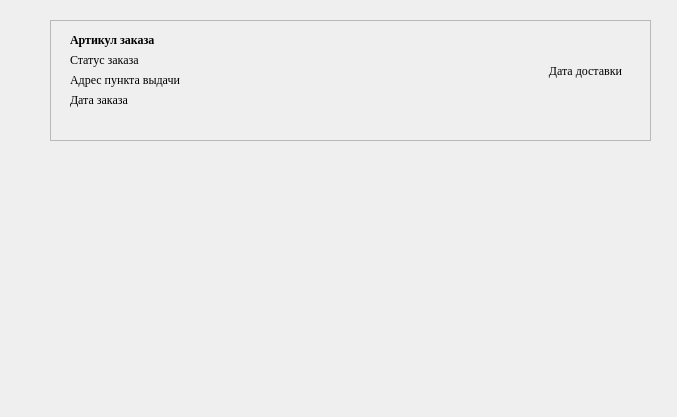
   <widget class="QWidget" name="scrollAreaWidgetContents">
    <property name="geometry">
     <rect>
      <x>0</x>
      <y>0</y>
      <width>677</width>
      <height>417</height>
     </rect>
    </property>
    <widget class="QFrame" name="order_card">
     <property name="geometry">
      <rect>
       <x>50</x>
       <y>20</y>
       <width>601</width>
       <height>121</height>
      </rect>
     </property>
     <property name="frameShape">
      <enum>QFrame::Shape::StyledPanel</enum>
     </property>
     <property name="frameShadow">
      <enum>QFrame::Shadow::Raised</enum>
     </property>
     <widget class="QLabel" name="label_delivery_date">
      <property name="geometry">
       <rect>
        <x>490</x>
        <y>10</y>
        <width>91</width>
        <height>81</height>
       </rect>
      </property>
      <property name="font">
       <font>
        <family>Times New Roman</family>
       </font>
      </property>
      <property name="text">
       <string>Дата доставки</string>
      </property>
      <property name="alignment">
       <set>Qt::AlignmentFlag::AlignCenter</set>
      </property>
      <property name="wordWrap">
       <bool>true</bool>
      </property>
     </widget>
     <widget class="QLabel" name="label_order_article">
      <property name="geometry">
       <rect>
        <x>20</x>
        <y>10</y>
        <width>461</width>
        <height>20</height>
       </rect>
      </property>
      <property name="font">
       <font>
        <family>Times New Roman</family>
        <bold>true</bold>
       </font>
      </property>
      <property name="text">
       <string>Артикул заказа</string>
      </property>
     </widget>
     <widget class="QLabel" name="label_order_status">
      <property name="geometry">
       <rect>
        <x>20</x>
        <y>30</y>
        <width>461</width>
        <height>20</height>
       </rect>
      </property>
      <property name="font">
       <font>
        <family>Times New Roman</family>
       </font>
      </property>
      <property name="text">
       <string>Статус заказа</string>
      </property>
     </widget>
     <widget class="QLabel" name="label_order_date">
      <property name="geometry">
       <rect>
        <x>20</x>
        <y>70</y>
        <width>461</width>
        <height>20</height>
       </rect>
      </property>
      <property name="font">
       <font>
        <family>Times New Roman</family>
       </font>
      </property>
      <property name="text">
       <string>Дата заказа</string>
      </property>
     </widget>
     <widget class="QLabel" name="label_order_pvz">
      <property name="geometry">
       <rect>
        <x>20</x>
        <y>50</y>
        <width>461</width>
        <height>20</height>
       </rect>
      </property>
      <property name="font">
       <font>
        <family>Times New Roman</family>
       </font>
      </property>
      <property name="text">
       <string>Адрес пункта выдачи</string>
      </property>
     </widget>
    </widget>
   </widget>
